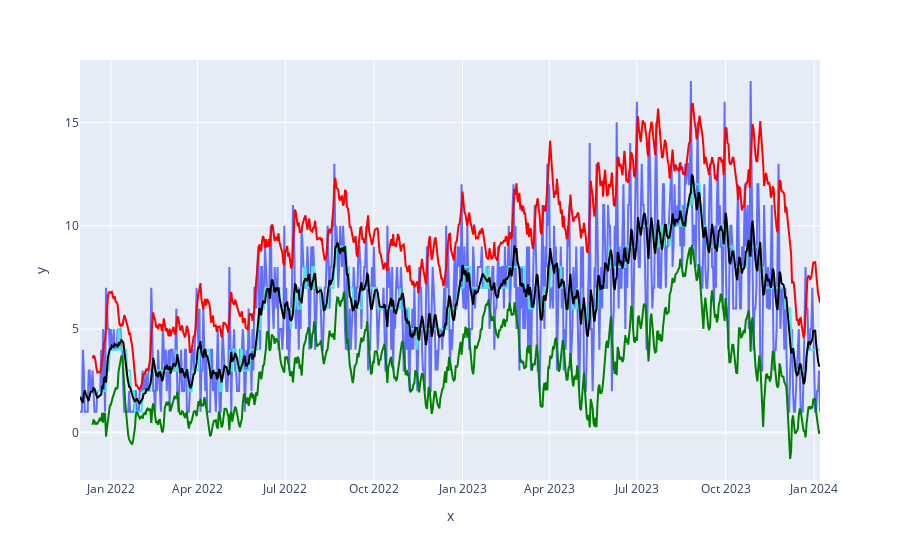

Notebook code cell kept with this figure:
### Code cell
from statsmodels.tsa.holtwinters import ExponentialSmoothing
import plotly.express as px
df = data_ts.copy()
TES = ExponentialSmoothing(df["y"], trend = 'add')
TES_fit = TES.fit()
TES_predict = TES_fit.predict(start=0, end = len(df))

y= df["y"]
MA7 = y.rolling(window=14)
df["y_7"] = round(MA7.mean())
df["y_upper"] = MA7.std()
df["y_lower"] = MA7.std()
df["TES"] = TES_predict
df["max"] = df["TES"] + 1.5*df["y_upper"]
df["min"] = df["TES"] - 1.5*df["y_lower"]   

fig = px.line(x=df["ds"], y=df["y"])
fig.add_trace(px.line(x=df["ds"], y=df["y_7"]).data[0])
fig.add_trace(px.line(x=df["ds"], y=df["max"]).data[0])
fig.add_trace(px.line(x=df["ds"], y=df["min"]).data[0])
fig.add_trace(px.line(x=df["ds"], y=df["TES"]).data[0])
fig['data'][1]['line']['color']="#4BE8E0"
fig['data'][2]['line']['color']="red"
fig['data'][3]['line']['color']="green"
fig['data'][4]['line']['color']="black"
fig.update_layout(hovermode="x unified")
fig.show()

### Figure 1 — Plotly figure (JSON) as saved in the notebook; plotly's stock layout.template omitted (floating-point values rounded to 4 significant figures; data arrays with more than 128 entries replaced by an {"elided": "..."} marker saying what was removed)
{"data": [{"hovertemplate": "x=%{x}<br>y=%{y}<extra></extra>", "legendgroup": "", "line": {"color": "#636efa", "dash": "solid"}, "marker": {"symbol": "circle"}, "mode": "lines", "name": "", "orientation": "v", "showlegend": false, "type": "scatter", "x": {"elided": "766 str values"}, "xaxis": "x", "y": {"elided": "766 int values"}, "yaxis": "y"}, {"hovertemplate": "x=%{x}<br>y=%{y}<extra></extra>", "legendgroup": "", "line": {"color": "#4BE8E0", "dash": "solid"}, "marker": {"symbol": "circle"}, "mode": "lines", "name": "", "orientation": "v", "showlegend": false, "type": "scatter", "x": {"elided": "766 str values"}, "xaxis": "x", "y": {"elided": "766 int values"}, "yaxis": "y"}, {"hovertemplate": "x=%{x}<br>y=%{y}<extra></extra>", "legendgroup": "", "line": {"color": "red", "dash": "solid"}, "marker": {"symbol": "circle"}, "mode": "lines", "name": "", "orientation": "v", "showlegend": false, "type": "scatter", "x": {"elided": "766 str values"}, "xaxis": "x", "y": {"elided": "766 float values"}, "yaxis": "y"}, {"hovertemplate": "x=%{x}<br>y=%{y}<extra></extra>", "legendgroup": "", "line": {"color": "green", "dash": "solid"}, "marker": {"symbol": "circle"}, "mode": "lines", "name": "", "orientation": "v", "showlegend": false, "type": "scatter", "x": {"elided": "766 str values"}, "xaxis": "x", "y": {"elided": "766 float values"}, "yaxis": "y"}, {"hovertemplate": "x=%{x}<br>y=%{y}<extra></extra>", "legendgroup": "", "line": {"color": "black", "dash": "solid"}, "marker": {"symbol": "circle"}, "mode": "lines", "name": "", "orientation": "v", "showlegend": false, "type": "scatter", "x": {"elided": "766 str values"}, "xaxis": "x", "y": {"elided": "766 float values"}, "yaxis": "y"}], "layout": {"hovermode": "x unified", "legend": {"tracegroupgap": 0}, "margin": {"t": 60}, "xaxis": {"anchor": "y", "domain": [0, 1], "title": {"text": "x"}}, "yaxis": {"anchor": "x", "domain": [0, 1], "title": {"text": "y"}}}}
